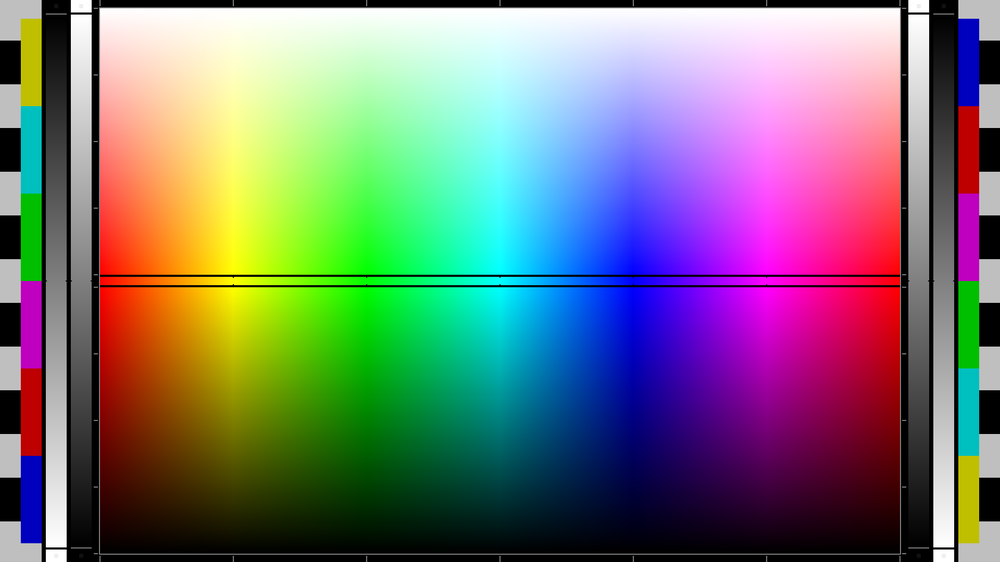
%> input picture LM-circles/slike/spectrum.png, 1000 x 562 px, shrunk from 1920 x 1080 before the run
$ octave --eval "result = preprocess(imread('../LM-circles/slike/spectrum.png'));"   (GNU Octave 9; MATLAB toolbox functions it lacks are replaced by stand-ins)
%> lines starting %> are read from the running program, lines starting %| are printed output that depends on the picture; in (x1, y1, x2, y2) boxes, pixels count from 0 and x2, y2 are one past the last pixel; in counts of white or black regions, pixels touching at a corner belong together; the program's own positions count from 1
function bounded = preprocess(i)
% 256 // SHADES OF GRAY
greyScale = rgb2gray(i);% GRAYSCALE
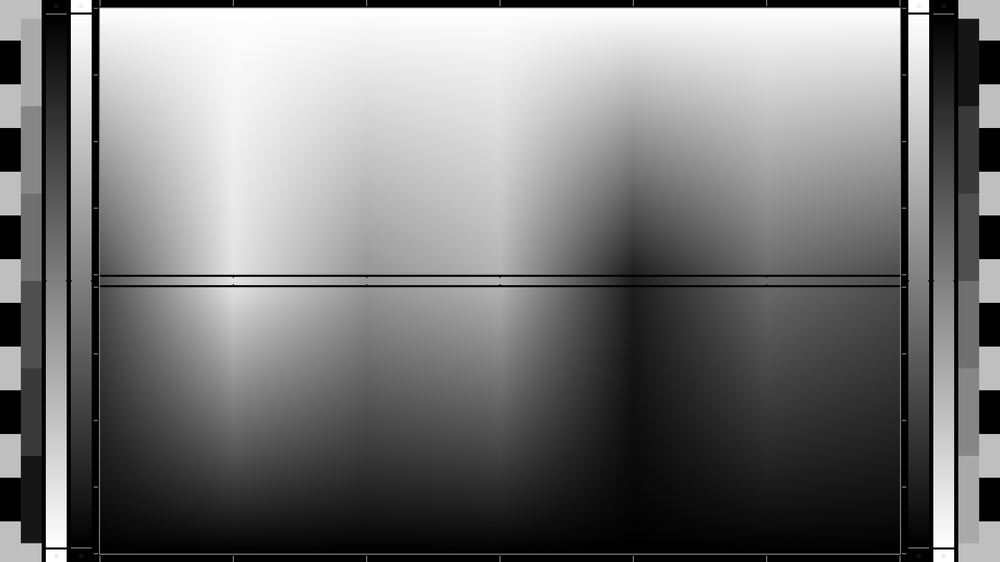
%> greyScale: size 562x1000 uint8; min 0, max 255, mean 118
thresholded = greyScale < 30;% THRESHOLDING
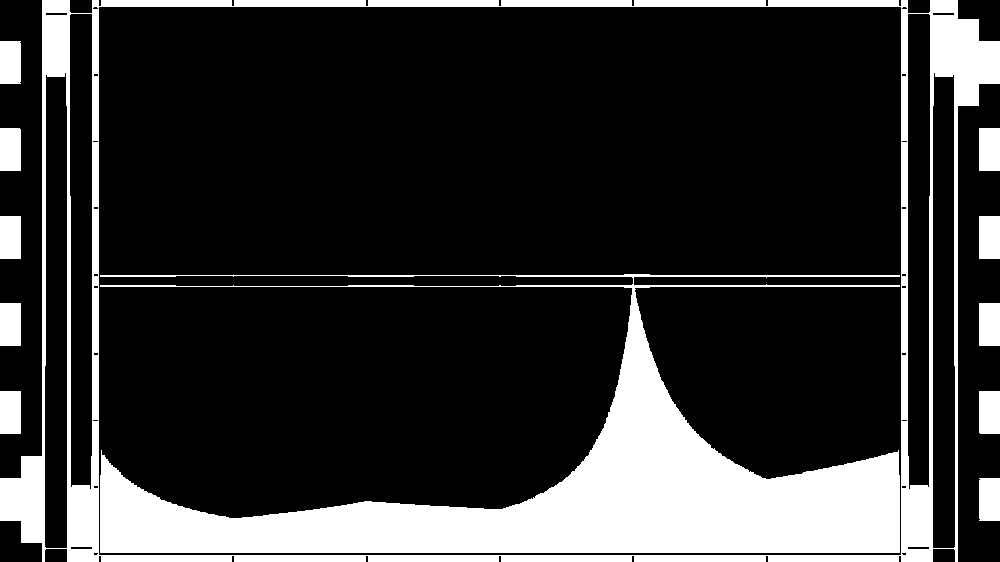
%> thresholded: size 562x1000 logical; 20% white; 12 white regions
% CLEANING - OFFSET
rows = size(thresholded, 1);% SIZE prva dimenzija
%> rows = 562
row = 1;
while (row < rows)
rowSum = sum(thresholded(row,:));
if (rowSum < 5 && rowSum > 0)
thresholded(row,:) = 0;
end
row = row + 1;
end
%> this loop made 561 passes
%> rowSum on passes 1 to 3: 858, 858, 858
%> after the loop, row = 562
bb = regionprops(double(thresholded), 'BoundingBox');% BOUNDING
%> bb = 1 region; box (x1, y1, x2, y2): (0, 0, 1000, 562)
bounded = imcrop(thresholded, bb.BoundingBox);
end
